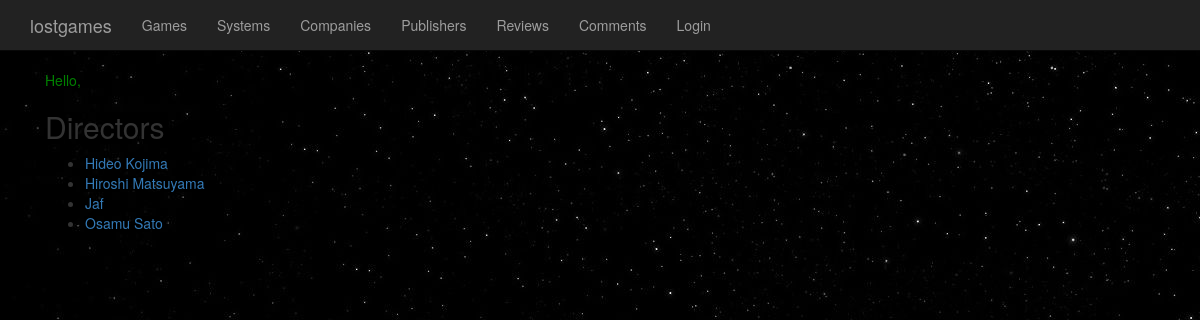
The app's page /core/directors/ with its own data.
### lostgames/models.py (models this page shows, shortened)
class Director(models.Model):
    name = models.CharField(max_length=256)
    bio = models.TextField()

### lostgames/views.py (the view)
def view_directors(request):
    directors = Director.objects.all()
    context = { 'directors': directors }
    return render(request, 'lostgames/directors.html', context)

### lostgames/templates/lostgames/directors.html (shortened to what this page needs)
{% extends 'lostgames/base.html' %}
{% block content %}
<h2>Directors</h2>
{% if directors %}
<ul>
{% for director in directors %}
    <li><a href="/core/directors/{{ director.id }}/">{{ director.name }}</a></li>
{% endfor %}
</ul>
{% endif %}
{% endblock %}

### lostgames/static/lostgames/styles/lostgames.css (style rules this page uses)
body { padding-top: 50px; text-color: red; }

### records on screen
Director: name "Hideo Kojima"
Director: name "Hiroshi Matsuyama"
Director: name "Jaf"
Director: name "Osamu Sato"
